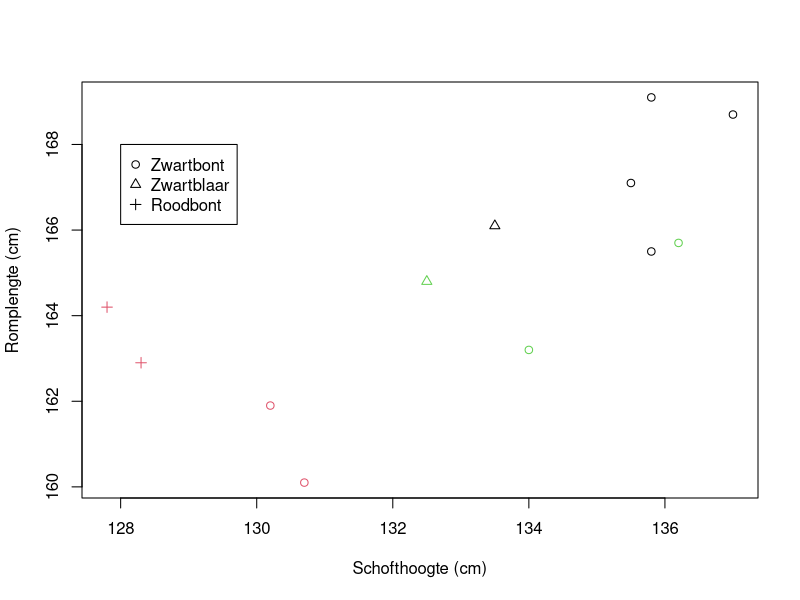
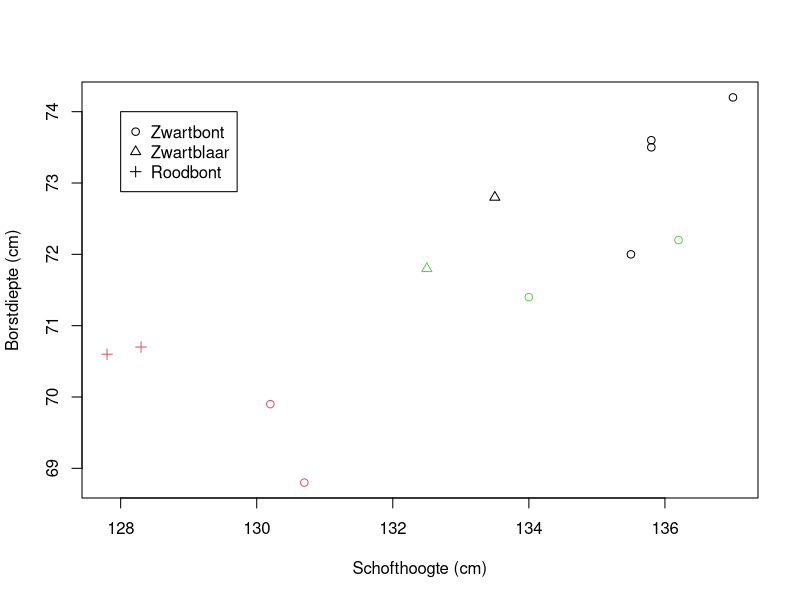
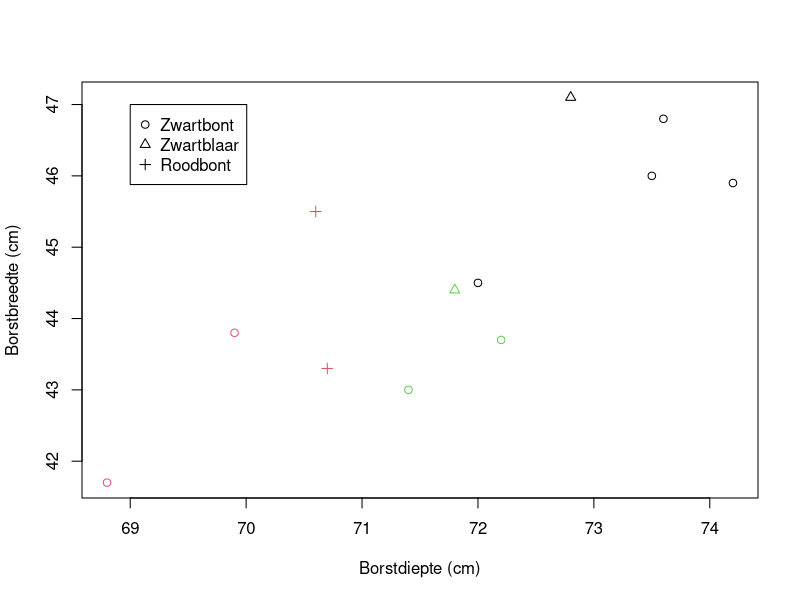
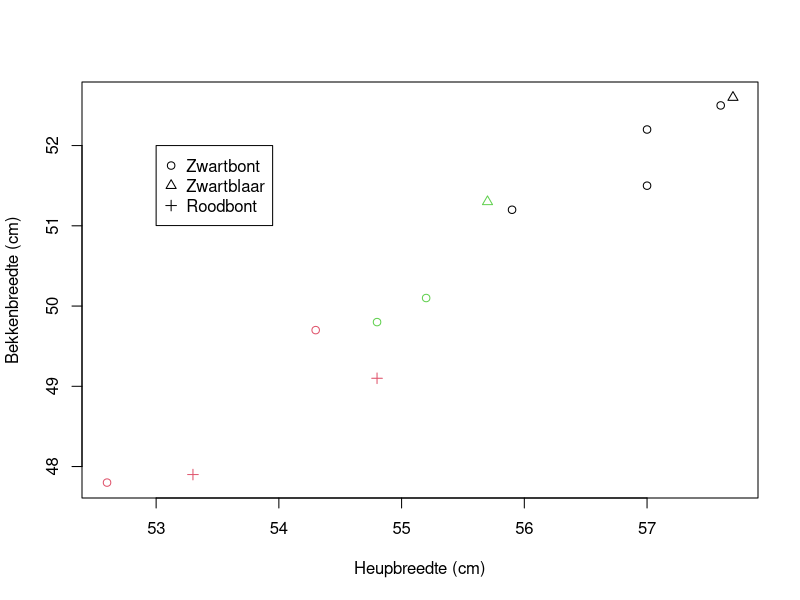
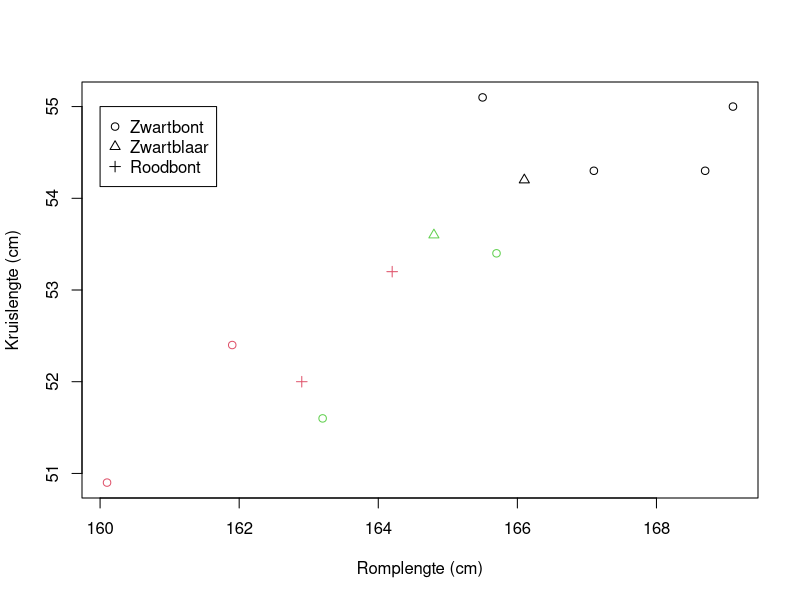
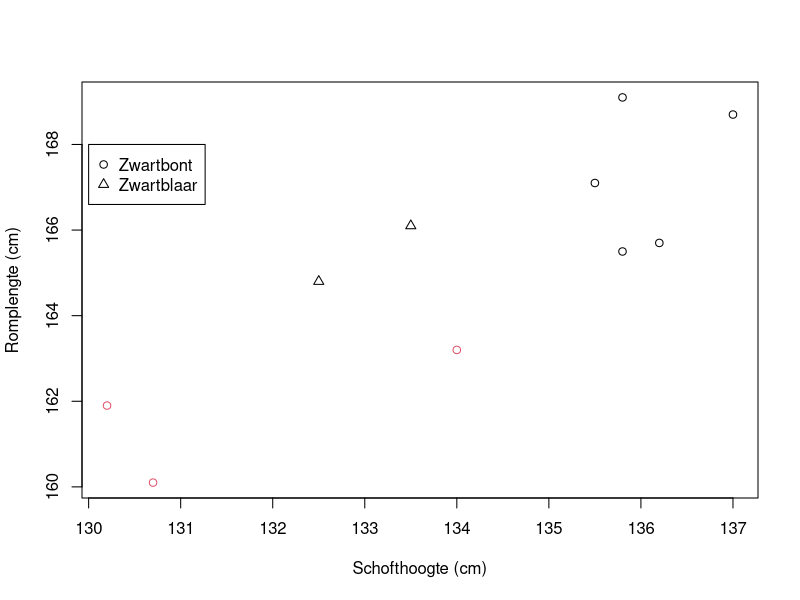
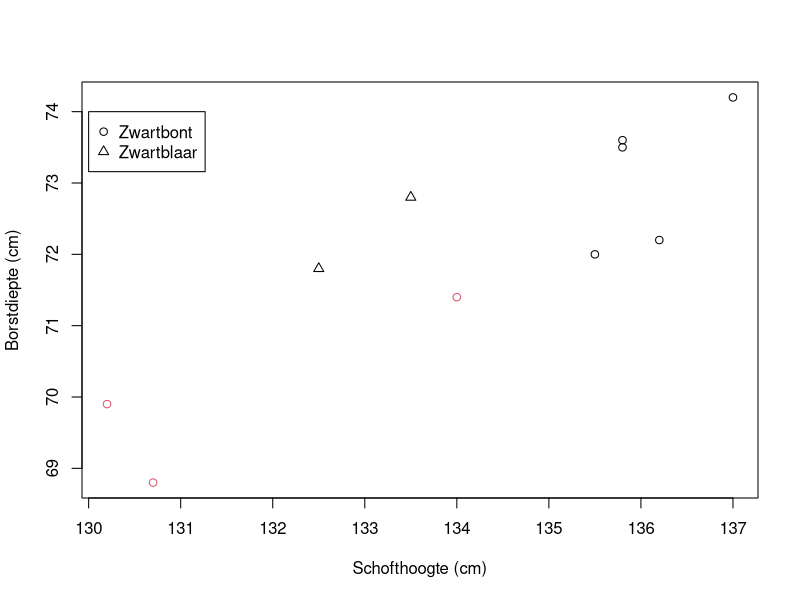
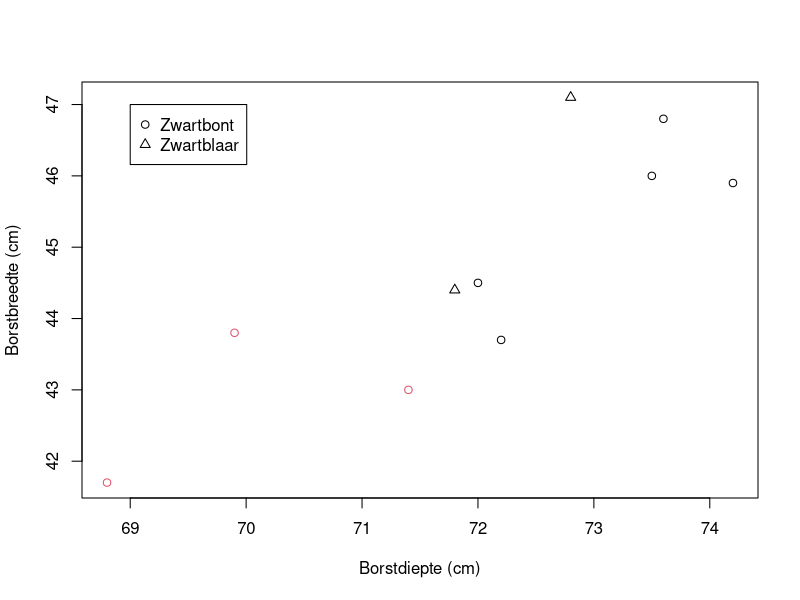

These charts were generated, in order, by the following R code: (Note: this script raises an error after producing the figures.)
setwd("~/koeien")

#inladen van de originele data
koedata <-read.csv("koeien - absolute maten.csv", sep=";")

#seed wordt gedefinieerd zodat de uitkomst reproduceerbaar is
set.seed(20)

#kmeans clustering wordt gebruikt om een indeling in 3 groepen te maken
clusters <- kmeans(koedata[,1:8], 3, nstart=100)

koedata$cluster <- clusters$cluster

#De variabelen worden tegen elkaar geplot op basis van Van den Bosch' verhoudingen
plot(koedata$Romplengte~koedata$Schofthoogte, col=koedata$cluster, pch=koedata$Ras, xlab="Schofthoogte (cm)", ylab="Romplengte (cm)")
legend(128,168, legend=c("Zwartbont", "Zwartblaar", "Roodbont"), pch=1:3)
plot(koedata$Borstdiepte~koedata$Schofthoogte, col=koedata$cluster, pch=koedata$Ras, xlab="Schofthoogte (cm)", ylab="Borstdiepte (cm)")
legend(128,74, legend=c("Zwartbont", "Zwartblaar", "Roodbont"), pch=1:3)
plot(koedata$Borstbreedte~koedata$Borstdiepte, col=koedata$cluster, pch=koedata$Ras, xlab="Borstdiepte (cm)", ylab="Borstbreedte (cm)")
legend(69,47, legend=c("Zwartbont", "Zwartblaar", "Roodbont"), pch=1:3)
plot(koedata$Bekkenbreedte~koedata$Heupbreedte, col=koedata$cluster, pch=koedata$Ras, xlab="Heupbreedte (cm)", ylab="Bekkenbreedte (cm)")
legend(53,52, legend=c("Zwartbont", "Zwartblaar", "Roodbont"), pch=1:3)
plot(koedata$Kruislengte~koedata$Romplengte, col=koedata$cluster, pch=koedata$Ras, xlab="Romplengte (cm)", ylab="Kruislengte (cm)")
legend(160,55, legend=c("Zwartbont", "Zwartblaar", "Roodbont"), pch=1:3)


#alleen Zwartbles en Zwartbont
set.seed(20)
koedata <- koedata[1:10,]
clusters <- kmeans(koedata[,1:8], 2, nstart=100)

koedata$cluster <- clusters$cluster

#plots
plot(koedata$Romplengte~koedata$Schofthoogte, col=koedata$cluster, pch=koedata$Ras, xlab="Schofthoogte (cm)", ylab="Romplengte (cm)")
legend(130,168, legend=c("Zwartbont", "Zwartblaar"), pch=1:2)
plot(koedata$Borstdiepte~koedata$Schofthoogte, col=koedata$cluster, pch=koedata$Ras, xlab="Schofthoogte (cm)", ylab="Borstdiepte (cm)")
legend(130,74, legend=c("Zwartbont", "Zwartblaar"), pch=1:2)
plot(koedata$Borstbreedte~koedata$Borstdiepte, col=koedata$cluster, pch=koedata$Ras, xlab="Borstdiepte (cm)", ylab="Borstbreedte (cm)")
legend(69,47, legend=c("Zwartbont", "Zwartblaar"), pch=1:2)
plot(koedata$Bekkenbreedte~koedata$Heupbreedte, col=koedata$cluster, pch=koedata$Ras, xlab="Heupbreedte (cm)", ylab="Bekkenbreedte (cm)")
legend(53,52, legend=c("Zwartbont", "Zwartblaar"), pch=1:2)
plot(koedata$Kruislengte~koedata$Romplengte, col=koedata$cluster, pch=koedata$Ras, xlab="Romplengte (cm)", ylab="Kruislengte (cm)")
legend(160,55, legend=c("Zwartbont", "Zwartblaar"), pch=1:2)


#Alleen K1
koedata <- koedata[c(1,3,5,7,9,11),]

set.seed(20)
clusters <- kmeans(koedata[,1:8], 3, nstart=100)

koedata$cluster <- clusters$cluster

#plots
plot(koedata$Romplengte~koedata$Schofthoogte, col=koedata$cluster, pch=koedata$Ras, xlab="Schofthoogte (cm)", ylab="Romplengte (cm)")
legend(128,168, legend=c("Zwartbont", "Zwartblaar", "Roodbont"), pch=1:3)
plot(koedata$Borstdiepte~koedata$Schofthoogte, col=koedata$cluster, pch=koedata$Ras, xlab="Schofthoogte (cm)", ylab="Borstdiepte (cm)")
legend(128,74, legend=c("Zwartbont", "Zwartblaar", "Roodbont"), pch=1:3)
plot(koedata$Borstbreedte~koedata$Borstdiepte, col=koedata$cluster, pch=koedata$Ras, xlab="Borstdiepte (cm)", ylab="Borstbreedte (cm)")
legend(70,47, legend=c("Zwartbont", "Zwartblaar", "Roodbont"), pch=1:3)
plot(koedata$Bekkenbreedte~koedata$Heupbreedte, col=koedata$cluster, pch=koedata$Ras, xlab="Heupbreedte (cm)", ylab="Bekkenbreedte (cm)")
legend(54.5,52, legend=c("Zwartbont", "Zwartblaar", "Roodbont"), pch=1:3)
plot(koedata$Kruislengte~koedata$Romplengte, col=koedata$cluster, pch=koedata$Ras, xlab="Romplengte (cm)", ylab="Kruislengte (cm)")
legend(162,55, legend=c("Zwartbont", "Zwartblaar", "Roodbont"), pch=1:3)
